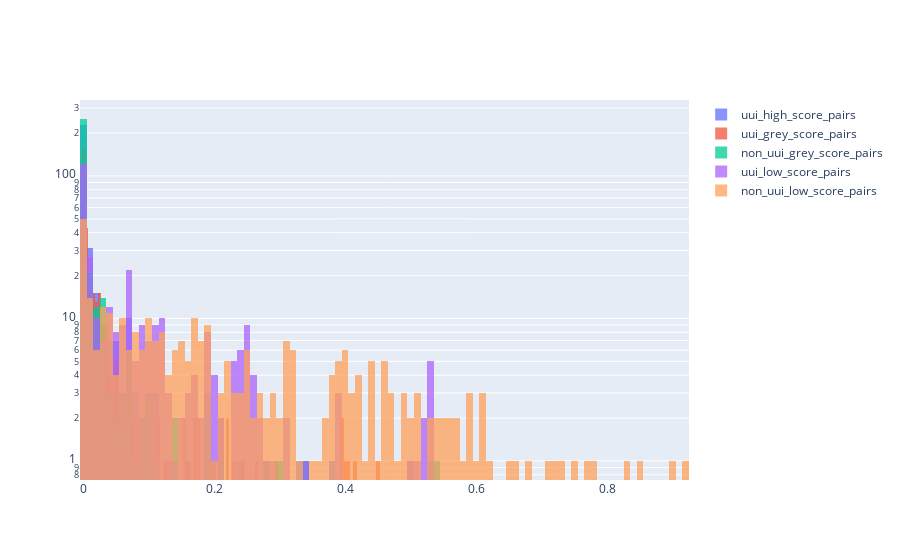

The code cell stored with this chart in its notebook:
### Code cell
axis = 'action_normalise_cos_dis'
bins = 100

x1=sample_df[sample_df['label']=='uui_high_score_pairs'][axis].values
x2=sample_df[sample_df['label']=='uui_grey_score_pairs'][axis].values
x3=sample_df[sample_df['label']=='non_uui_grey_score_pairs'][axis].values
x4=sample_df[sample_df['label']=='uui_low_score_pairs'][axis].values
x5=sample_df[sample_df['label']=='non_uui_low_score_pairs'][axis].values

fig = go.Figure()
fig.add_trace(go.Histogram(x=x1, nbinsx=bins, name="uui_high_score_pairs"))
fig.add_trace(go.Histogram(x=x2, nbinsx=bins, name="uui_grey_score_pairs"))
fig.add_trace(go.Histogram(x=x3, nbinsx=bins, name="non_uui_grey_score_pairs"))
fig.add_trace(go.Histogram(x=x4, nbinsx=bins, name="uui_low_score_pairs"))
fig.add_trace(go.Histogram(x=x5, nbinsx=bins, name="non_uui_low_score_pairs"))

# Overlay both histograms
fig.update_layout(barmode='overlay',  yaxis_type="log")

# Reduce opacity to see both histograms
fig.update_traces(opacity=0.75)
fig.show()

### Figure 1 — Plotly figure (JSON) as saved in the notebook; plotly's stock layout.template omitted (floating-point values rounded to 4 significant figures; data arrays with more than 128 entries replaced by an {"elided": "..."} marker saying what was removed)
{"data": [{"name": "uui_high_score_pairs", "nbinsx": 100, "opacity": 0.75, "type": "histogram", "x": {"elided": "329 float values"}}, {"name": "uui_grey_score_pairs", "nbinsx": 100, "opacity": 0.75, "type": "histogram", "x": {"elided": "329 float values"}}, {"name": "non_uui_grey_score_pairs", "nbinsx": 100, "opacity": 0.75, "type": "histogram", "x": {"elided": "329 float values"}}, {"name": "uui_low_score_pairs", "nbinsx": 100, "opacity": 0.75, "type": "histogram", "x": {"elided": "329 float values"}}, {"name": "non_uui_low_score_pairs", "nbinsx": 100, "opacity": 0.75, "type": "histogram", "x": {"elided": "329 float values"}}], "layout": {"barmode": "overlay", "yaxis": {"type": "log"}}}
